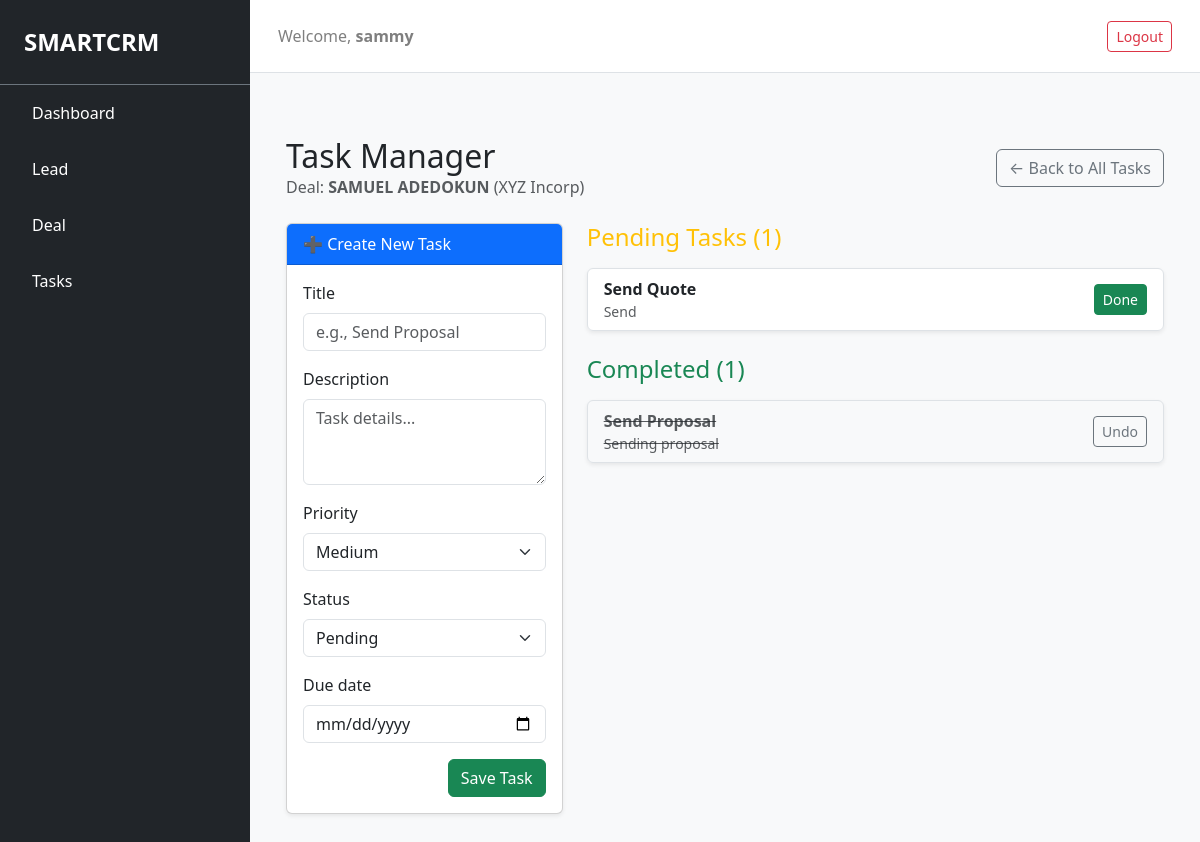
Page /deal/22/tasks/ (signed in) on the committed database.
### smartcrm/models.py (models this page shows, shortened)
class User(AbstractUser):
    role = models.ForeignKey(Role, on_delete=models.SET_NULL, null=True, blank=True)
    created_at = models.DateTimeField(default=timezone.now)

class Deal(models.Model):
    STATUS_CHOICES = [
        ("open", "Open"),
        ("won", "Won"),
        ("lost", "Lost"),
    ]
    STAGE_CHOICES = [
        ("qualification", "Qualification"),
        ("proposal", "Proposal Sent"),
        ("negotiation", "Negotiation"),
        ("review", "Contract Review"),
    ]
    owner = models.ForeignKey(settings.AUTH_USER_MODEL, on_delete=models.CASCADE, null=True, blank=True, related_name="owned_deal")
    lead = models.ForeignKey(Lead, on_delete=models.SET_NULL, null=True, blank=True, related_name="deal")
    amount = models.DecimalField(max_digits=12, decimal_places=2, blank=False)
    stage = models.CharField(max_length=50, choices=STAGE_CHOICES, default="qualification")
    expected_close_date = models.DateField()
    status = models.CharField(max_length=10, choices=STATUS_CHOICES, default="open")

class Lead(models.Model):
    STATUS_CHOICES = [
        ("new", "New"),
        ("contacted", "Contacted"),
        ("qualified", "Qualified"),
        ("proposal", "Proposal Sent"),
        ("negotiation", "Negotiation"),
        ("won", "Won"),
        ("lost", "Lost"),
    ]
    owner = models.ForeignKey(settings.AUTH_USER_MODEL, on_delete=models.SET_NULL, related_name="owned_leads", null=True)
    first_name = models.CharField(max_length=100, null=True, blank=True)
    last_name = models.CharField(max_length=100, null=True, blank=True)
    email = models.EmailField(blank=True, null=True)
    phone = models.CharField(max_length=20, null=True, blank=True)
    position = models.CharField(max_length=100, blank=True, null=True)
    company = models.CharField(max_length=100, blank=False, null=True)
    industry = models.CharField(max_length=100, blank=True, null=True)
    address = models.TextField(blank=True, null=True)
    city = models.CharField(max_length=100, blank=True, null=True)
    country = models.CharField(max_length=100, default="Nigeria")
    status = models.CharField(max_length=20, choices=STATUS_CHOICES, default="new")
    score = models.IntegerField(default=0)
    created_at = models.DateTimeField(default=timezone.now)

class Task(models.Model):
    PRIORITY_CHOICES = [
        ("low", "Low"),
        ("medium", "Medium"),
        ("high", "High"),
    ]
    STATUS_CHOICES = [
        ("pending", "Pending"),
        ("completed", "Completed"),
    ]
    lead = models.ForeignKey(Lead, on_delete=models.CASCADE, related_name="tasks")
    deal = models.ForeignKey('Deal', on_delete=models.CASCADE, related_name="tasks", null=True, blank=True)
    owner = models.ForeignKey(settings.AUTH_USER_MODEL, on_delete=models.SET_NULL, null=True)
    title = models.CharField(max_length=255)
    description = models.TextField(blank=True, null=True)
    due_date = models.DateTimeField()
    priority = models.CharField(max_length=10, choices=PRIORITY_CHOICES, default="medium")
    status = models.CharField(max_length=10, choices=STATUS_CHOICES, default="pending")
    is_completed = models.BooleanField(default=False)
    created_at = models.DateTimeField(default=timezone.now)

### smartcrm/views.py (the view)
# urls.py: path('deal/<int:deal_id>/tasks/', views.task_profile, name='task_profile'),
@login_required
def task_profile(request, deal_id):
    deal = get_object_or_404(Deal, id=deal_id, owner=request.user)
    deal_tasks = Task.objects.filter(deal=deal, owner=request.user).order_by('-created_at')
    context = {
        'deal': deal,
        'form': TaskForm(),
        'pending_tasks': deal_tasks.filter(is_completed=False),
        'completed_tasks': deal_tasks.filter(is_completed=True),
    }
    return render(request, 'smartcrm/task_detail.html', context)

### smartcrm/forms.py
class TaskForm(forms.ModelForm):
    class Meta:
        model = Task
        fields = ['title', 'description', 'priority', 'status', 'due_date']
        widgets = {
            'due_date': forms.DateInput(attrs={'type': 'date', 'class': 'form-control'}),
            'title': forms.TextInput(attrs={'class': 'form-control', 'placeholder': 'e.g., Send Proposal'}),
            'description': forms.Textarea(attrs={'class': 'form-control', 'rows': 3, 'placeholder': 'Task details...'}),
            'priority': forms.Select(attrs={'class': 'form-select'}),
            'status': forms.Select(attrs={'class': 'form-select'}),
        }

### smartcrm/templates/smartcrm/task_detail.html (shortened to what this page needs)
{% extends "smartcrm/layout.html" %}
{% block body %}
<div class="container mt-4">
    <div class="d-flex justify-content-between align-items-center mb-4">
        <div>
            <h2 class="mb-0">Task Manager</h2>
            <p class="text-muted mb-0">Deal: <strong>{{ deal.lead.first_name }} {{ deal.lead.last_name }}</strong> ({{ deal.lead.company }})</p>
        </div>
         <a href="{% url 'tasks_dashboard' %}" class="btn btn-outline-secondary">← Back to All Tasks</a>
    </div>
    <div class="row">
        <div class="col-md-4 mb-4">
            <div class="card shadow-sm position-sticky" style="top: 20px;">
                <div class="card-header bg-primary text-white">➕ Create New Task</div>
                <div class="card-body">
                    <form action="{% url 'add_task' deal.id %}" method="POST" id="task-form">
                        <div class="modal-body">
                            {% for field in form %}
                                <div class="mb-3">
                                    <label for="{{ field.id_for_label }}" class="form-label">{{ field.label }}</label>
                                    {{ field }}
                                </div>
                            {% endfor %}
                        </div>
                        <div class="modal-footer">
                            <button type="submit" class="btn btn-success">Save Task</button>
                        </div>
                    </form>
                </div>
            </div>
        </div>
        <div class="col-md-8">
            <h4 class="mb-3 text-warning"> Pending Tasks ({{ pending_tasks.count }})</h4>
            <ul class="list-group mb-4 shadow-sm">
                {% for task in pending_tasks %}
                    <li class="list-group-item d-flex justify-content-between align-items-center">
                        <div>
                            <span class="fw-bold">{{ task.title }}</span>
                            <p class="text-muted mb-0 small">{{ task.description|default:"" }}</p>
                        </div>
                        <a href="{% url 'toggle_task_status' task.id %}" class="btn btn-sm btn-success">Done</a>
                    </li>
                {% empty %}
                    <li class="list-group-item text-center text-muted">No pending tasks for this deal.</li>
                {% endfor %}
            </ul>
            <h4 class="mb-3 text-success"> Completed ({{ completed_tasks.count }})</h4>
            <ul class="list-group shadow-sm">
                {% for task in completed_tasks %}
                    <li class="list-group-item d-flex justify-content-between align-items-center bg-light">
                        <div>
                            <del class="text-muted fw-bold">{{ task.title }}</del>
                            <p class="text-muted mb-0 small"><del>{{ task.description|default:"" }}</del></p>
                        </div>
                        <a href="{% url 'toggle_task_status' task.id %}" class="btn btn-sm btn-outline-secondary">Undo</a>
                    </li>
                {% empty %}
                    <li class="list-group-item text-center text-muted">No completed tasks yet.</li>
                {% endfor %}
            </ul>
        </div>
    </div>
</div>
{% endblock %}

### smartcrm/templates/smartcrm/layout.html (shortened to what this page needs)
{% load static %}
<!DOCTYPE html>
<html lang="en">
    <head>
        <link rel="stylesheet" href="https://stackpath.bootstrapcdn.com/bootstrap/4.4.1/css/bootstrap.min.css">
        <link href="{% static 'smartcrm/css/bootstrap.min.css' %}" rel="stylesheet">
    </head>
    <body class="bg-light">
        <div class="d-flex" id="wrapper">
            {% if user.is_authenticated %}
            <div id="sidebar-wrapper" class="bg-dark text-white flex-shrink-0" style="width: 250px; min-height: 100vh;">
                <div class="sidebar-heading p-4 fs-4 fw-bold border-bottom border-secondary">SMARTCRM</div>
                <div>
                    <a href="{% url 'index' %}" class="list-group-item list-group-item-action bg-dark text-white border-0 py-3 px-4 {% if active_page == 'dashboard' %}active{% endif %}">
                         Dashboard
                    </a>
                    <a href="{% url 'lead' %}" class="list-group-item list-group-item-action bg-dark text-white border-0 py-3 px-4 {% if active_page == 'leads' %}active{% endif %}">
                         Lead
                    </a>
                    <a href="{% url 'deals_dashboard' %}" class="list-group-item list-group-item-action bg-dark text-white border-0 py-3 px-4 {% if active_page == 'analytics' %}active{% endif %}">
                         Deal
                    </a>
                    <a href="{% url 'tasks_dashboard' %}" class="list-group-item list-group-item-action bg-dark text-white border-0 py-3 px-4 {% if active_page == 'tasks' %}active{% endif %}">
                         Tasks
                    </a>
                </div>
            {% endif %}
        </div>
        <main id="page-content-wrapper" class="flex-grow-1 main">
            {% if user.is_authenticated %}
            <nav class="navbar navbar-expand-lg navbar-light bg-white border-bottom p-3">
                <div class="container-fluid">
                    <span class="navbar-text">Welcome, <strong>{{ user.username }}</strong></span>
                    <a href="{% url 'logout' %}" class="btn btn-outline-danger btn-sm">Logout</a>
                </div>
            </nav>
            {% endif %}
            <section id="app" class="container-fluid p-4">
                {% block body %}{% endblock %}
            </section>
        </main>
    </body>
</html>

### rows in the picture
User: username "sammy"
Deal: lead.first_name "SAMUEL", lead.last_name "ADEDOKUN", lead.company "XYZ Incorp"
Task: title "Send Quote", description "Send"
Task: title "Send Proposal", description "Sending proposal"

### other values in the picture
{{ field.label }} "Title" "Description" "Priority" "Status" "Due date"
{{ pending_tasks.count }} "1"
{{ completed_tasks.count }} "1"
